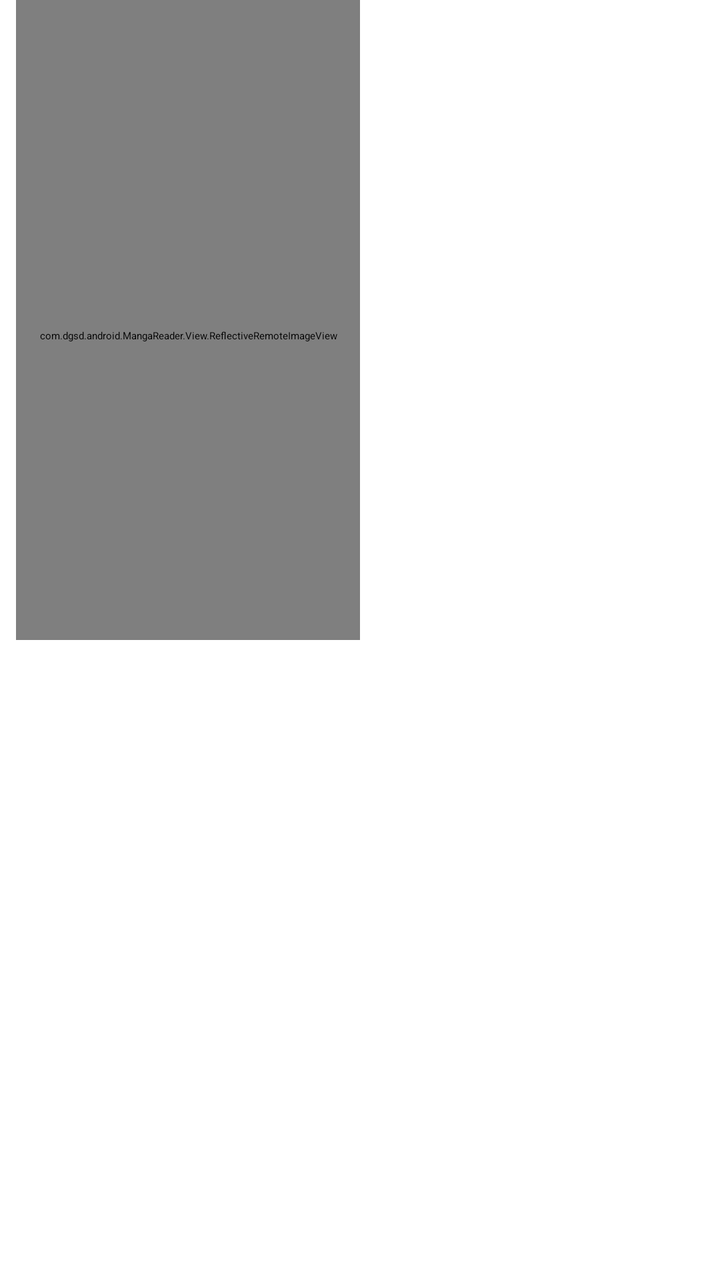
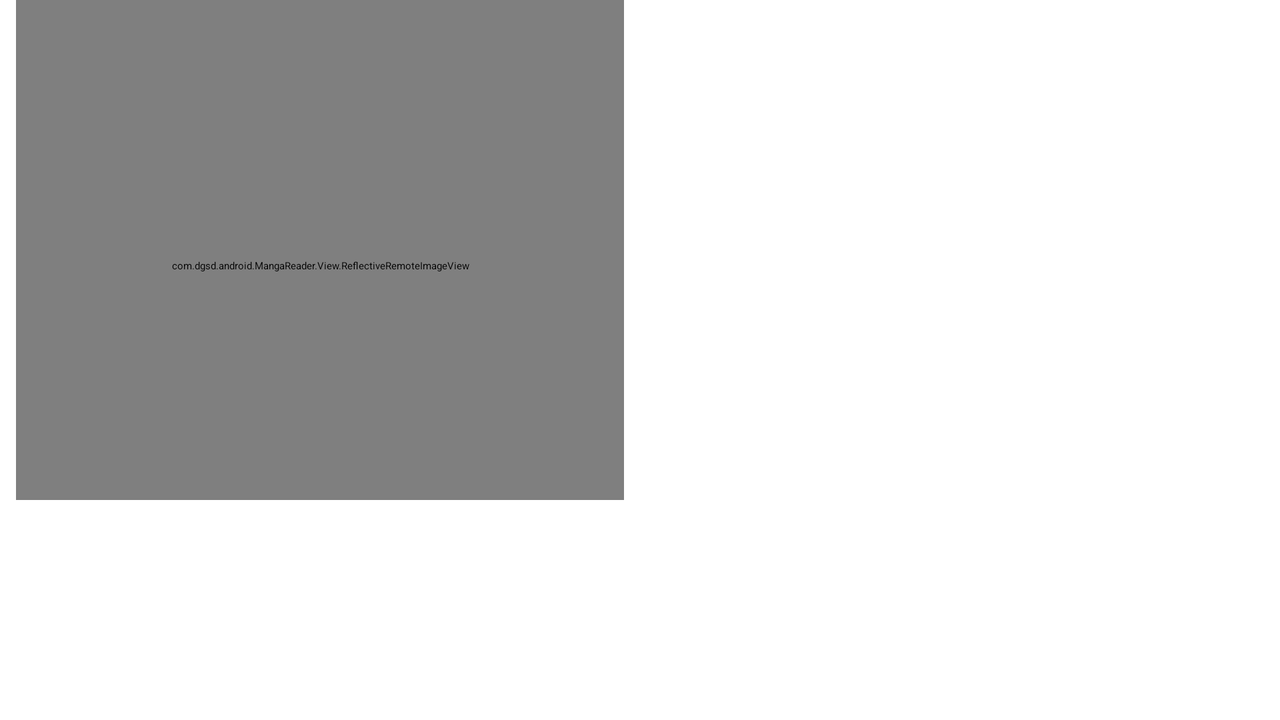

One screen, two layout resources from the same app: the default and the repository's alternative for another configuration. Each is rendered where Android would select it; the XML of both is given below.
<!-- AndroidManifest.xml: application theme Theme.manga_reader -->
<!-- res/layout/fragment_series_info.xml -->
<?xml version="1.0" encoding="utf-8"?>
<RelativeLayout
    xmlns:android="http://schemas.android.com/apk/res/android"
    android:layout_width="match_parent"
    android:layout_height="match_parent">

    <include
        android:id="@+id/loading_wrapper"
        android:layout_centerInParent="true"
        android:visibility="gone"
        layout="@layout/loading"/>

    <LinearLayout
        android:layout_width="match_parent"
        android:layout_height="match_parent"
        android:paddingLeft="8dip"
        android:paddingRight="8dip"
        android:orientation="vertical">

        <LinearLayout
            android:id="@+id/top_wrapper"
            android:layout_width="match_parent"
            android:layout_height="0dip"
            android:layout_weight="1">

            <com.dgsd.android.MangaReader.View.ReflectiveRemoteImageView
                android:id="@+id/image"
                android:layout_width="0dip"
                android:layout_weight="1"
                android:layout_height="match_parent"
                android:paddingTop="16dip"
                android:scaleType="fitXY"/>

            <ScrollView
                android:id="@+id/scroller"
                android:layout_width="0dip"
                android:layout_weight="1"
                android:layout_height="match_parent">

                <LinearLayout
                    android:layout_width="match_parent"
                    android:layout_height="wrap_content"
                    android:orientation="vertical">
                    <TextView
                        android:id="@+id/author"
                        android:layout_width="match_parent"
                        android:layout_height="wrap_content"
                        android:layout_marginBottom="8dip"/>

                    <TextView
                        android:id="@+id/created"
                        android:layout_width="match_parent"
                        android:layout_height="wrap_content"
                        android:layout_marginBottom="8dip"/>

                    <TextView
                        android:id="@+id/last_chapter_date"
                        android:layout_width="match_parent"
                        android:layout_height="wrap_content"
                        android:layout_marginBottom="8dip"/>

                    <TextView
                        android:id="@+id/description"
                        android:layout_width="match_parent"
                        android:layout_height="wrap_content"
                        android:layout_marginBottom="8dip"/>
                </LinearLayout>

            </ScrollView>

        </LinearLayout>

        <TextView
            android:id="@+id/chapters_heading"
            android:layout_width="match_parent"
            android:layout_height="wrap_content"
            android:text="@string/chapters"
            android:visibility="gone"
            android:layout_marginLeft="8dip"
            android:layout_marginRight="8dip"
            style="@style/manga_reader_title_style"/>

        <LinearLayout
            android:id="@+id/list_wrapper"
            android:layout_width="match_parent"
            android:layout_height="0dip"
            android:paddingLeft="8dip"
            android:paddingRight="8dip"
            android:layout_weight="1">

            <ListView
                android:id="@+id/list"
                android:layout_width="match_parent"
                android:layout_height="match_parent"
                android:scrollbarStyle="outsideOverlay"
                android:fastScrollEnabled="true"
                android:divider="@android:color/transparent"
                android:listSelector="@drawable/selectable_background_manga_reader"
                android:cacheColorHint="@android:color/transparent"/>

            
            <ViewStub
                android:id="@android:id/empty"
                android:layout_width="match_parent"
                android:layout_height="match_parent"
                android:layout_gravity="center"
                android:visibility="gone"
                android:layout="@layout/empty_chapters"/>

        </LinearLayout>


    </LinearLayout>
</RelativeLayout>
<!-- res/layout/loading.xml (included above) -->
<?xml version="1.0" encoding="utf-8"?>
<LinearLayout
    xmlns:android="http://schemas.android.com/apk/res/android"
    android:layout_width="wrap_content"
    android:layout_height="wrap_content"
    android:orientation="horizontal"
    android:layout_centerInParent="true"
    android:gravity="center_vertical">
    <ProgressBar
        android:layout_width="wrap_content"
        android:layout_height="wrap_content"
        style="@android:style/Widget.ProgressBar.Small"
        android:layout_marginRight="8dp"/>
    <TextView
        android:layout_width="wrap_content"
        android:layout_height="wrap_content"
        android:textColor="@android:color/white"
        android:textSize="20sp"
        android:text="@string/loading"/>
</LinearLayout>
<!-- resources referenced by this layout -->
<resources>
  <!-- drawable selectable_background_manga_reader (drawable) -->
  <?xml version="1.0" encoding="utf-8"?>
  <selector xmlns:android="http://schemas.android.com/apk/res/android"
          android:exitFadeDuration="@android:integer/config_shortAnimTime" >
      <item android:state_pressed="false" android:state_focused="true" android:drawable="@drawable/list_focused_manga_reader" />
      <item android:state_pressed="true" android:drawable="@drawable/pressed_background_manga_reader" />
      <item android:drawable="@android:color/transparent" />
  </selector>
  <string name="chapters">Chapters</string>
  <string name="loading">Loading</string>
  <!-- drawable pressed_background_manga_reader (drawable) -->
  <?xml version="1.0" encoding="utf-8"?>
  <shape xmlns:android="http://schemas.android.com/apk/res/android" android:shape="rectangle">
      <solid android:color="@color/pressed_manga_reader" />
  </shape>
  <style name="manga_reader_PopupMenu" parent="@style/Widget.Sherlock.ListPopupWindow">	
          <item name="android:popupBackground">@drawable/menu_dropdown_panel_manga_reader</item>	
      </style>
  <style name="manga_reader_DropDownListView" parent="@style/Widget.Sherlock.ListView.DropDown">
          <item name="android:listSelector">@drawable/selectable_background_manga_reader</item>
      </style>
  <style name="manga_reader_ActionBarTabStyle" parent="@style/Widget.Sherlock.ActionBar.TabView">
          <item name="background">@drawable/tab_indicator_ab_manga_reader</item>
  
          <item name="android:background">@drawable/tab_indicator_ab_manga_reader</item>
      </style>
  <style name="manga_reader_DropDownNav" parent="@style/Widget.Sherlock.Spinner.DropDown.ActionBar">
          <item name="background">@drawable/spinner_background_ab_manga_reader</item>
  
          <item name="android:background">@drawable/spinner_background_ab_manga_reader</item>
          <item name="android:popupBackground">@drawable/menu_dropdown_panel_manga_reader</item>
          <item name="android:dropDownSelector">@drawable/selectable_background_manga_reader</item>
      </style>
  <color name="pressed_manga_reader">#CC021b24</color>
  <!-- drawable spinner_background_ab_manga_reader (drawable) -->
  <?xml version="1.0" encoding="utf-8"?>
  <selector xmlns:android="http://schemas.android.com/apk/res/android">
      <item android:state_enabled="false"
          android:drawable="@drawable/spinner_ab_disabled_manga_reader" />
      <item android:state_pressed="true"
          android:drawable="@drawable/spinner_ab_pressed_manga_reader" />
      <item android:state_pressed="false" android:state_focused="true"
          android:drawable="@drawable/spinner_ab_focused_manga_reader" />
      <item android:drawable="@drawable/spinner_ab_default_manga_reader" />
  </selector>
  <style name="manga_reader_ProgressBar" parent="@style/Widget.Sherlock.ProgressBar.Horizontal">
          <item name="android:progressDrawable">@drawable/progress_horizontal_manga_reader</item>
      </style>
  <!-- drawable progress_horizontal_manga_reader (drawable) -->
  <?xml version="1.0" encoding="utf-8"?>
  <layer-list xmlns:android="http://schemas.android.com/apk/res/android">
  
      <item android:id="@android:id/background"
            android:drawable="@drawable/progress_bg_manga_reader" />
  
      <item android:id="@android:id/secondaryProgress">
          <scale android:scaleWidth="100%"
                 android:drawable="@drawable/progress_secondary_manga_reader" />
      </item>
  
      <item android:id="@android:id/progress">
          <scale android:scaleWidth="100%"
                 android:drawable="@drawable/progress_primary_manga_reader" />
      </item>
  
  </layer-list>
  <!-- some entries are left out for length -->
</resources>
<!-- res/layout-land/fragment_series_info.xml (the repository's variant of the layout above) -->
<!-- drawn on the phone turned sideways -->
<?xml version="1.0" encoding="utf-8"?>
<RelativeLayout
    xmlns:android="http://schemas.android.com/apk/res/android"
    android:layout_width="match_parent"
    android:layout_height="match_parent">

    <include
        android:id="@+id/loading_wrapper"
        android:layout_centerInParent="true"
        android:visibility="gone"
        layout="@layout/loading" />

    <LinearLayout
        android:layout_width="match_parent"
        android:layout_height="match_parent"
        android:orientation="horizontal">

        <ScrollView
            android:id="@+id/scroller"
            android:layout_width="0dip"
            android:layout_weight="1"
            android:paddingLeft="8dip"
            android:paddingRight="8dip"
            android:layout_height="match_parent">

            <LinearLayout
                android:layout_width="match_parent"
                android:layout_height="wrap_content"
                android:orientation="vertical">

                <com.dgsd.android.MangaReader.View.ReflectiveRemoteImageView
                    android:id="@+id/image"
                    android:layout_width="match_parent"
                    android:layout_height="250dip"
                    android:paddingTop="16dip"
                    android:scaleType="fitXY"/>


                <TextView
                    android:id="@+id/author"
                    android:layout_width="match_parent"
                    android:layout_height="wrap_content"
                    android:layout_marginBottom="8dip"/>

                <TextView
                    android:id="@+id/created"
                    android:layout_width="match_parent"
                    android:layout_height="wrap_content"
                    android:layout_marginBottom="8dip"/>

                <TextView
                    android:id="@+id/last_chapter_date"
                    android:layout_width="match_parent"
                    android:layout_height="wrap_content"
                    android:layout_marginBottom="8dip"/>

                <TextView
                    android:id="@+id/description"
                    android:layout_width="match_parent"
                    android:layout_height="wrap_content"
                    android:layout_marginBottom="8dip"/>
            </LinearLayout>

        </ScrollView>

        <LinearLayout
            android:layout_height="match_parent"
            android:layout_width="0dip"
            android:layout_weight="1"
            android:orientation="vertical">
            <TextView
                android:id="@+id/chapters_heading"
                android:layout_width="match_parent"
                android:layout_height="wrap_content"
                android:text="@string/chapters"
                android:visibility="gone"
                android:layout_marginLeft="8dip"
                android:layout_marginRight="8dip"
                style="@style/manga_reader_title_style"/>

            <LinearLayout
                android:id="@+id/list_wrapper"
                android:layout_width="match_parent"
                android:layout_height="0dip"
                android:paddingLeft="8dip"
                android:paddingRight="8dip"
                android:layout_weight="1">

                <ListView
                    android:id="@+id/list"
                    android:layout_width="match_parent"
                    android:layout_height="match_parent"
                    android:scrollbarStyle="outsideOverlay"
                    android:fastScrollEnabled="true"
                    android:divider="@android:color/transparent"
                    android:listSelector="@drawable/selectable_background_manga_reader"
                    android:cacheColorHint="@android:color/transparent"/>

                
                <ViewStub
                    android:id="@android:id/empty"
                    android:layout_width="match_parent"
                    android:layout_height="match_parent"
                    android:layout_gravity="center"
                    android:visibility="gone"
                    android:layout="@layout/empty_chapters"/>

            </LinearLayout>
        </LinearLayout>
    </LinearLayout>
</RelativeLayout>
